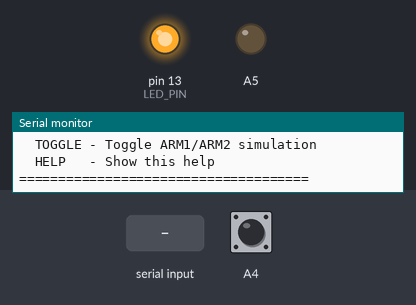
Bench run of a sketch on a simulated Arduino Uno, built with avr-gcc and run on an emulated ATmega328P. Parts: output pins drawn as LEDs (lit = HIGH), the last lines printed to the serial monitor. Dashed ring = blinking. Inputs (shaded band) come from the test bench; at power-on: A4 HIGH.

Above: at 3.4 s.
3.5 s: "TOGGLE\n" received over Serial
At 3.6 s:
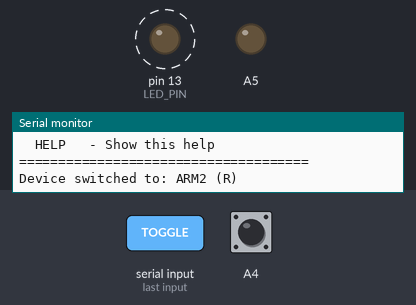
6.5 s: "H(\n" received over the second serial link
At 7.7 s:
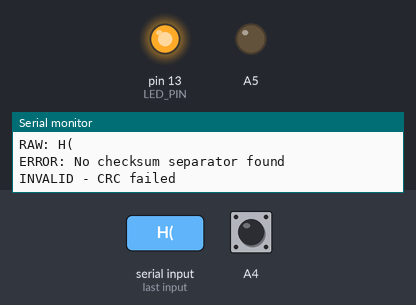
11.0 s: "G(\n" received over the second serial link
At 11.15 s:
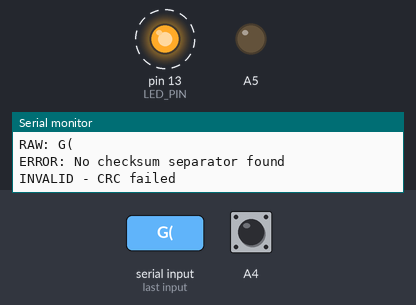
15.5 s: "P\n" received over the second serial link
At 15.65 s:
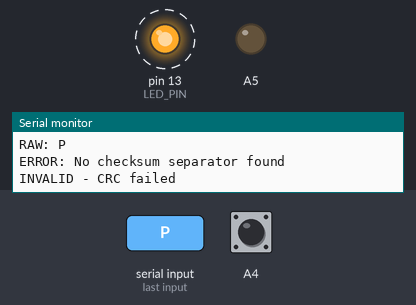
Timing chart, 0 to 18.5 s (numbered marks = the images above; inputs shaded):
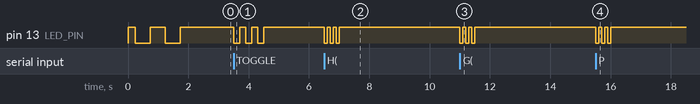

Measured:
- after the input at 3.5 s, pin 13 (LED_PIN): alternates HIGH for 0.20 s and LOW for 0.20 s, 6 changes in all, then stays HIGH, starting at once
- after the input at 6.5 s, pin 13 (LED_PIN): alternates HIGH for 0.10 s and LOW for 0.10 s, 6 changes in all, then stays HIGH, starting at once
- after the input at 11.0 s, pin 13 (LED_PIN): alternates HIGH for 0.10 s and LOW for 0.10 s, 6 changes in all, then stays HIGH, starting at once
- after the input at 15.5 s, pin 13 (LED_PIN): alternates HIGH for 0.10 s and LOW for 0.10 s, 6 changes in all, then stays HIGH, starting at once

The sketch:

TestRS485_Control_Receiver.ino
```cpp
#include <SoftwareSerial.h>

// RS485 pins (sama seperti di Control asli)
const int RS485_RX_PIN = 10;
const int RS485_TX_PIN = 11;

// LED untuk indikasi
const int LED_PIN = 13;

// Serial communication
SoftwareSerial rs485Serial(RS485_RX_PIN, RS485_TX_PIN);

// Command buffer
char commandBuffer[64];
byte commandIndex = 0;

// Statistics
unsigned long totalReceived = 0;
unsigned long validCommands = 0;
unsigned long invalidCommands = 0;
unsigned long lastStatsTime = 0;
const unsigned long STATS_INTERVAL = 5000; // 5 detik

// Device simulation (ARM1 atau ARM2)
bool isARM2_device = false;

uint8_t calculateXORChecksum(const char* data, int length) {
  uint8_t checksum = 0;
  for (int i = 0; i < length; i++) {
    checksum ^= data[i];
  }
  return checksum;
}

bool parseAndValidateMessage(const char* receivedMessage, char* cleanCommand) {
  const char* separator = strrchr(receivedMessage, '*');

  if (separator == NULL) {
    Serial.println("ERROR: No checksum separator found");
    return false;
  }

  int commandLength = separator - receivedMessage;
  strncpy(cleanCommand, receivedMessage, commandLength);
  cleanCommand[commandLength] = '\0';

  const char* receivedCRCStr = separator + 1;
  uint8_t receivedCRC = (uint8_t)strtol(receivedCRCStr, NULL, 16);
  uint8_t calculatedCRC = calculateXORChecksum(cleanCommand, commandLength);

  if (calculatedCRC == receivedCRC) {
    return true;
  } else {
    Serial.print("CRC mismatch! Calc: ");
    Serial.print(calculatedCRC, HEX);
    Serial.print(", Recv: ");
    Serial.println(receivedCRC, HEX);
    return false;
  }
}

void processCommand(const char* command) {
  Serial.print("RAW: ");
  Serial.println(command);

  char cleanCommand[64];

  if (!parseAndValidateMessage(command, cleanCommand)) {
    Serial.println("INVALID - CRC failed");
    invalidCommands++;
    blinkLED(3, 100); // 3x blink cepat untuk error
    return;
  }

  validCommands++;
  blinkLED(1, 200); // 1x blink untuk sukses

  Serial.print("VALID: ");
  Serial.println(cleanCommand);

  // Simulate device checking
  const char* devicePrefix = isARM2_device ? "R" : "L";
  if (strncmp(cleanCommand, devicePrefix, 1) == 0) {
    Serial.print("FOR ME (");
    Serial.print(isARM2_device ? "ARM2" : "ARM1");
    Serial.print("): ");

    const char* separator = strchr(cleanCommand, '#');
    if (separator != NULL) {
      const char* action = separator + 1;
      Serial.print("Action = ");
      Serial.println(action);

      // Simulate command parsing
      if (strncmp(action, "H(", 2) == 0) {
        Serial.println("  -> HOME command detected");
      }
      else if (strncmp(action, "G(", 2) == 0) {
        Serial.println("  -> GLAD command detected");
      }
      else if (strncmp(action, "P", 1) == 0) {
        Serial.println("  -> PARK command detected");
      }
      else if (strncmp(action, "C", 1) == 0) {
        Serial.println("  -> CALIBRATION command detected");
      }
      else {
        Serial.println("  -> Unknown command");
      }
    }
  } else {
    Serial.print("NOT FOR ME - for ");
    Serial.println(cleanCommand[0] == 'L' ? "ARM1" : "ARM2");
  }

  Serial.println("---");
}

void blinkLED(int times, int delayMs) {
  for (int i = 0; i < times; i++) {
    digitalWrite(LED_PIN, LOW);  // LED ON
    delay(delayMs);
    digitalWrite(LED_PIN, HIGH); // LED OFF
    delay(delayMs);
  }
}

void printStats() {
  Serial.println("========== STATISTICS ==========");
  Serial.print("Total received: ");
  Serial.println(totalReceived);
  Serial.print("Valid commands: ");
  Serial.println(validCommands);
  Serial.print("Invalid commands: ");
  Serial.println(invalidCommands);

  if (totalReceived > 0) {
    float successRate = (float)validCommands / totalReceived * 100;
    Serial.print("Success rate: ");
    Serial.print(successRate, 1);
    Serial.println("%");
  }

  Serial.print("Current device: ");
  Serial.println(isARM2_device ? "ARM2 (R)" : "ARM1 (L)");
  Serial.println("===============================");
}

void setup() {
  Serial.begin(9600);
  rs485Serial.begin(9600);

  pinMode(LED_PIN, OUTPUT);
  digitalWrite(LED_PIN, HIGH); // LED OFF initially

  // Simulate device detection (bisa diubah untuk testing)
  pinMode(A4, INPUT_PULLUP);
  pinMode(A5, OUTPUT);
  digitalWrite(A5, LOW);

  isARM2_device = (digitalRead(A4) == LOW);

  Serial.println("=== RS485 Control Receiver Test ===");
  Serial.print("Device simulated as: ");
  Serial.println(isARM2_device ? "ARM2 (receives R# commands)" : "ARM1 (receives L# commands)");
  Serial.println("Waiting for RS485 commands...");
  Serial.println("Commands:");
  Serial.println("  STATS  - Show statistics");
  Serial.println("  RESET  - Reset statistics");
  Serial.println("  TOGGLE - Toggle ARM1/ARM2 simulation");
  Serial.println("  HELP   - Show this help");
  Serial.println("=====================================");

  blinkLED(2, 500); // Startup blink
}

void loop() {
  // Process RS485 input
  if (rs485Serial.available()) {
    while (rs485Serial.available() && commandIndex < sizeof(commandBuffer) - 1) {
      char receivedChar = rs485Serial.read();

      if (receivedChar == '\n' || receivedChar == '\r') {
        commandBuffer[commandIndex] = '\0';
        if (commandIndex > 0) {
          totalReceived++;
          processCommand(commandBuffer);
        }
        commandIndex = 0;
        memset(commandBuffer, 0, sizeof(commandBuffer));
      } else {
        commandBuffer[commandIndex++] = receivedChar;
      }
    }
  }

  // Process USB Serial input
  if (Serial.available()) {
    String input = Serial.readStringUntil('\n');
    input.trim();

    if (input == "STATS") {
      printStats();
    }
    else if (input == "RESET") {
      totalReceived = 0;
      validCommands = 0;
      invalidCommands = 0;
      Serial.println("Statistics reset.");
    }
    else if (input == "TOGGLE") {
      isARM2_device = !isARM2_device;
      Serial.print("Device switched to: ");
      Serial.println(isARM2_device ? "ARM2 (R)" : "ARM1 (L)");
      blinkLED(3, 200);
    }
    else if (input == "HELP") {
      Serial.println("Commands:");
      Serial.println("  STATS  - Show statistics");
      Serial.println("  RESET  - Reset statistics");
      Serial.println("  TOGGLE - Toggle ARM1/ARM2 simulation");
      Serial.println("  HELP   - Show this help");
    }
  }

  // Auto print stats every 5 seconds
  unsigned long currentTime = millis();
  if (currentTime - lastStatsTime >= STATS_INTERVAL) {
    if (totalReceived > 0) {
      Serial.print("Quick stats - Total: ");
      Serial.print(totalReceived);
      Serial.print(", Valid: ");
      Serial.print(validCommands);
      Serial.print(", Invalid: ");
      Serial.println(invalidCommands);
    }
    lastStatsTime = currentTime;
  }
}
```
